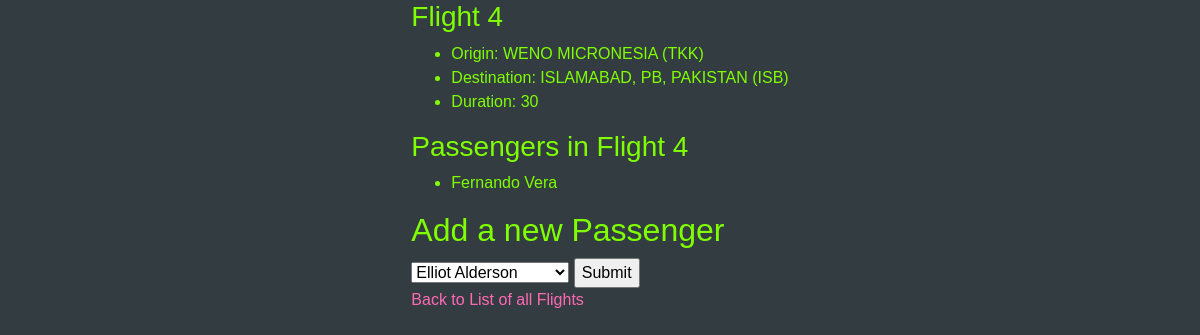
Page /flight/4 on the committed database.
### flight/models.py (models this page shows, shortened)
class Flights(models.Model):
    origin = models.ForeignKey(Airports, on_delete=models.CASCADE, related_name="departures")
    destination = models.ForeignKey(Airports, on_delete=models.CASCADE, related_name="arrivals")
    duration = models.IntegerField()

class Airports(models.Model):
    code = models.CharField(max_length = 7)
    city = models.CharField(max_length = 64)
    def __str__(self):
        return f"{self.city} ({self.code})"

class Passengers(models.Model):
    first = models.CharField(max_length=64)
    last = models.CharField(max_length=64)
    flight = models.ManyToManyField(Flights, blank=True, related_name="passengers")
    def __str__(self):
        return f"{self.first} {self.last}"

### flight/views.py (the view)
# urls.py: path('flight/', include('flight.urls')),
def flight(request, flight_id):
    flight = Flights.objects.get(pk=flight_id)
    context = {
        'flight': flight,
        'passengers': flight.passengers.all(),
        'non_passengers': Passengers.objects.exclude(flight=flight_id).all(),
    }
    return render(request, 'flight.html', context)

### flight/templates/flight.html (shortened to what this page needs)
{% extends 'layout.html' %}
{% block body %}
<div class="flight">
    <h3>Flight {{ flight.id }}</h3>
    <ul>
        <li>Origin: {{ flight.origin }}</li>
        <li>Destination: {{ flight.destination }}</li>
        <li>Duration: {{ flight.duration }}</li>
    </ul>
    <h3>Passengers in Flight {{ flight.id }}</h3>
    <ul>
        {% for person in passengers %}
        <li>{{ person }}</li>
        {% empty %}
        <li>No Passengers</li>
        {% endfor %}
    </ul>
    <h2>Add a new Passenger</h2>
    <form action="{% url 'book' flight.id %}" method="post">
        <select name="info">
            {% for passenger in non_passengers %}
            <option value="{{ passenger.id }}">
                {{ passenger }}
            </option>
            {% endfor %}
        </select>
        <input type="submit" value="Submit">
    </form>
    <a href="{% url 'main' %}">Back to List of all Flights</a>
</div>
{% endblock %}

### flight/templates/layout.html (style rules this page uses)
a { color: hotpink; text-decoration: none; }
body { display: flex; flex-wrap: wrap; align-content: center; justify-content: center; font-family: Verdana, Geneva, Tahoma, sans-serif; background-color: rgb(51, 61, 65); color: chartreuse; justify-items: center; align-items: center; }

### rows in the picture
Flights: id "4", origin "WENO MICRONESIA (TKK)", destination "ISLAMABAD, PB, PAKISTAN (ISB)", duration "30"
Passengers: first+last "Fernando Vera"

### other values in the picture
form field info "Elliot Alderson"
